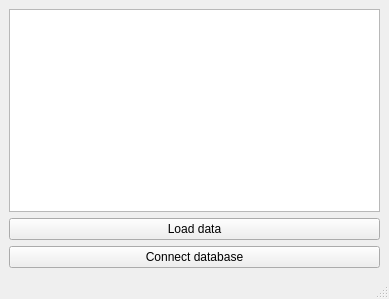
<?xml version="1.0" encoding="UTF-8"?>
<ui version="4.0">
 <class>MainWindow</class>
 <widget class="QMainWindow" name="MainWindow">
  <property name="geometry">
   <rect>
    <x>0</x>
    <y>0</y>
    <width>389</width>
    <height>299</height>
   </rect>
  </property>
  <property name="windowTitle">
   <string>MainWindow</string>
  </property>
  <widget class="QWidget" name="centralwidget">
   <layout class="QVBoxLayout" name="verticalLayout">
    <item>
     <widget class="QTextEdit" name="textEdit">
      <property name="html">
       <string>&lt;!DOCTYPE HTML PUBLIC &quot;-//W3C//DTD HTML 4.0//EN&quot; &quot;http://www.w3.org/TR/REC-html40/strict.dtd&quot;&gt;
&lt;html&gt;&lt;head&gt;&lt;meta name=&quot;qrichtext&quot; content=&quot;1&quot; /&gt;&lt;style type=&quot;text/css&quot;&gt;
p, li { white-space: pre-wrap; }
&lt;/style&gt;&lt;/head&gt;&lt;body style=&quot; font-family:'MS Shell Dlg 2'; font-size:7.8pt; font-weight:400; font-style:normal;&quot;&gt;
&lt;p style=&quot;-qt-paragraph-type:empty; margin-top:0px; margin-bottom:0px; margin-left:0px; margin-right:0px; -qt-block-indent:0; text-indent:0px;&quot;&gt;&lt;br /&gt;&lt;/p&gt;&lt;/body&gt;&lt;/html&gt;</string>
      </property>
     </widget>
    </item>
    <item>
     <widget class="QPushButton" name="pushButton_2">
      <property name="text">
       <string>Load data</string>
      </property>
      <attribute name="buttonGroup">
       <string notr="true">buttonGroup</string>
      </attribute>
     </widget>
    </item>
    <item>
     <widget class="QPushButton" name="pushButton">
      <property name="text">
       <string>Connect database</string>
      </property>
      <attribute name="buttonGroup">
       <string notr="true">buttonGroup</string>
      </attribute>
     </widget>
    </item>
   </layout>
  </widget>
  <widget class="QMenuBar" name="menubar">
   <property name="geometry">
    <rect>
     <x>0</x>
     <y>0</y>
     <width>389</width>
     <height>26</height>
    </rect>
   </property>
  </widget>
  <widget class="QStatusBar" name="statusbar"/>
 </widget>
 <resources/>
 <connections/>
 <buttongroups>
  <buttongroup name="buttonGroup"/>
 </buttongroups>
</ui>
